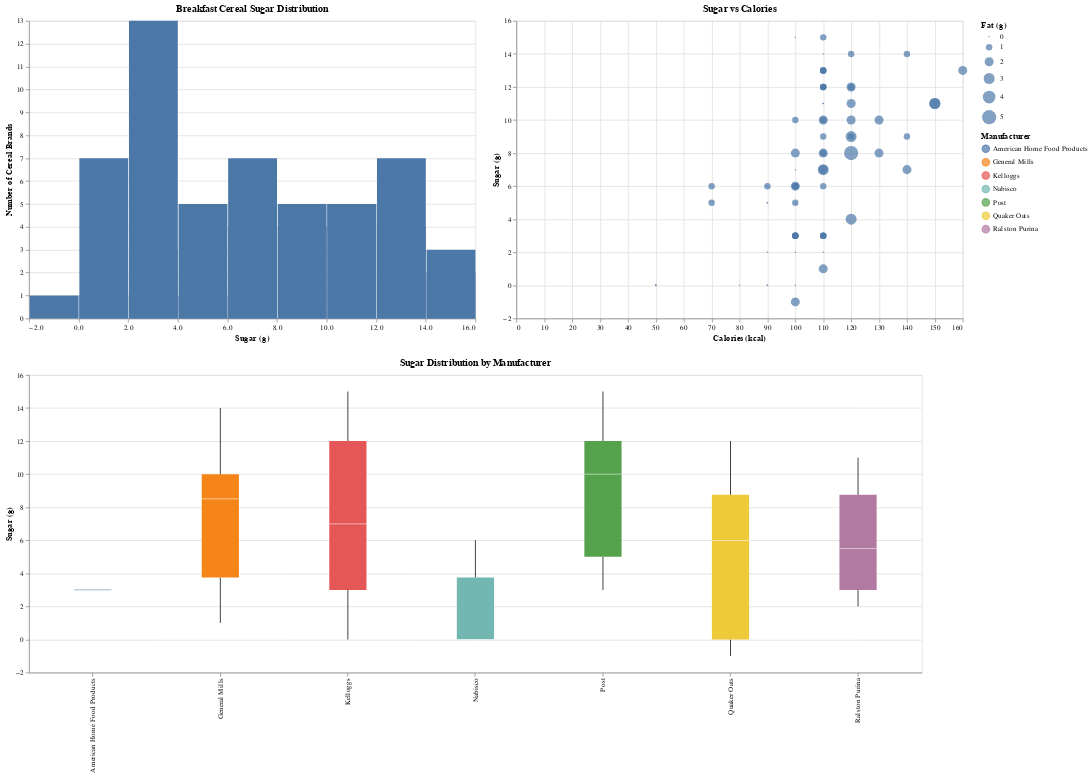

Here is the notebook cell this chart was saved with:
### Code cell
# By saving each of the above charts as variables, we can easily display them side by side,
# adjusting sizes as needed. 

(histo | scatter) & box.properties(width=1200)

### Figure 1 — Vega-Lite specification as saved in the notebook (floating-point values rounded to 4 significant figures)
{"config": {"view": {"continuousWidth": 300, "continuousHeight": 300}}, "vconcat": [{"hconcat": [{"mark": {"type": "bar"}, "encoding": {"tooltip": [{"field": "sugars", "type": "quantitative"}, {"aggregate": "count", "type": "quantitative"}], "x": {"bin": true, "field": "sugars", "title": "Sugar (g)", "type": "quantitative"}, "y": {"aggregate": "count", "title": "Number of Cereal Brands", "type": "quantitative"}}, "height": 400, "title": "Breakfast Cereal Sugar Distribution", "width": 600}, {"mark": {"type": "circle", "size": 100}, "encoding": {"size": {"field": "fat", "legend": {"title": "Fat (g)"}, "type": "quantitative"}, "tooltip": {"field": "name", "type": "nominal"}, "x": {"field": "calories", "title": "Calories (kcal)", "type": "quantitative"}, "y": {"field": "sugars", "title": "Sugar (g)", "type": "quantitative"}}, "height": 400, "title": "Sugar vs Calories", "width": 600}]}, {"mark": {"type": "boxplot", "size": 50}, "encoding": {"color": {"field": "mfr_name", "legend": {"title": "Manufacturer"}, "type": "nominal"}, "tooltip": {"field": "name", "type": "nominal"}, "x": {"field": "mfr_name", "title": null, "type": "nominal"}, "y": {"field": "sugars", "title": "Sugar (g)", "type": "quantitative"}}, "height": 400, "title": "Sugar Distribution by Manufacturer", "width": 1200}], "data": {"name": "data-d73329a25a6840b5ab921465387d611c"}, "$schema": "https://vega.github.io/schema/vega-lite/v5.16.3.json", "datasets": {"data-d73329a25a6840b5ab921465387d611c": [{"name": "100% Bran", "mfr": "N", "type": "C", "calories": 70, "protein": 4, "fat": 1, "sodium": 130, "fiber": 10.0, "carbo": 5.0, "sugars": 6, "potass": 280, "vitamins": 25, "shelf": 3, "weight": 1.0, "cups": 0.33, "rating": 68.4, "mfr_name": "Nabisco"}, {"name": "100% Natural Bran", "mfr": "Q", "type": "C", "calories": 120, "protein": 3, "fat": 5, "sodium": 15, "fiber": 2.0, "carbo": 8.0, "sugars": 8, "potass": 135, "vitamins": 0, "shelf": 3, "weight": 1.0, "cups": 1.0, "rating": 33.98, "mfr_name": "Quaker Oats"}, {"name": "All-Bran", "mfr": "K", "type": "C", "calories": 70, "protein": 4, "fat": 1, "sodium": 260, "fiber": 9.0, "carbo": 7.0, "sugars": 5, "potass": 320, "vitamins": 25, "shelf": 3, "weight": 1.0, "cups": 0.33, "rating": 59.43, "mfr_name": "Kelloggs"}, {"name": "All-Bran with Extra Fiber", "mfr": "K", "type": "C", "calories": 50, "protein": 4, "fat": 0, "sodium": 140, "fiber": 14.0, "carbo": 8.0, "sugars": 0, "potass": 330, "vitamins": 25, "shelf": 3, "weight": 1.0, "cups": 0.5, "rating": 93.7, "mfr_name": "Kelloggs"}, {"name": "Almond Delight", "mfr": "R", "type": "C", "calories": 110, "protein": 2, "fat": 2, "sodium": 200, "fiber": 1.0, "carbo": 14.0, "sugars": 8, "potass": -1, "vitamins": 25, "shelf": 3, "weight": 1.0, "cups": 0.75, "rating": 34.38, "mfr_name": "Ralston Purina"}, {"name": "Apple Cinnamon Cheerios", "mfr": "G", "type": "C", "calories": 110, "protein": 2, "fat": 2, "sodium": 180, "fiber": 1.5, "carbo": 10.5, "sugars": 10, "potass": 70, "vitamins": 25, "shelf": 1, "weight": 1.0, "cups": 0.75, "rating": 29.51, "mfr_name": "General Mills"}, {"name": "Apple Jacks", "mfr": "K", "type": "C", "calories": 110, "protein": 2, "fat": 0, "sodium": 125, "fiber": 1.0, "carbo": 11.0, "sugars": 14, "potass": 30, "vitamins": 25, "shelf": 2, "weight": 1.0, "cups": 1.0, "rating": 33.17, "mfr_name": "Kelloggs"}, {"name": "Basic 4", "mfr": "G", "type": "C", "calories": 130, "protein": 3, "fat": 2, "sodium": 210, "fiber": 2.0, "carbo": 18.0, "sugars": 8, "potass": 100, "vitamins": 25, "shelf": 3, "weight": 1.33, "cups": 0.75, "rating": 37.04, "mfr_name": "General Mills"}, {"name": "Bran Chex", "mfr": "R", "type": "C", "calories": 90, "protein": 2, "fat": 1, "sodium": 200, "fiber": 4.0, "carbo": 15.0, "sugars": 6, "potass": 125, "vitamins": 25, "shelf": 1, "weight": 1.0, "cups": 0.67, "rating": 49.12, "mfr_name": "Ralston Purina"}, {"name": "Bran Flakes", "mfr": "P", "type": "C", "calories": 90, "protein": 3, "fat": 0, "sodium": 210, "fiber": 5.0, "carbo": 13.0, "sugars": 5, "potass": 190, "vitamins": 25, "shelf": 3, "weight": 1.0, "cups": 0.67, "rating": 53.31, "mfr_name": "Post"}, {"name": "Cap'n'Crunch", "mfr": "Q", "type": "C", "calories": 120, "protein": 1, "fat": 2, "sodium": 220, "fiber": 0.0, "carbo": 12.0, "sugars": 12, "potass": 35, "vitamins": 25, "shelf": 2, "weight": 1.0, "cups": 0.75, "rating": 18.04, "mfr_name": "Quaker Oats"}, {"name": "Cheerios", "mfr": "G", "type": "C", "calories": 110, "protein": 6, "fat": 2, "sodium": 290, "fiber": 2.0, "carbo": 17.0, "sugars": 1, "potass": 105, "vitamins": 25, "shelf": 1, "weight": 1.0, "cups": 1.25, "rating": 50.76, "mfr_name": "General Mills"}, {"name": "Cinnamon Toast Crunch", "mfr": "G", "type": "C", "calories": 120, "protein": 1, "fat": 3, "sodium": 210, "fiber": 0.0, "carbo": 13.0, "sugars": 9, "potass": 45, "vitamins": 25, "shelf": 2, "weight": 1.0, "cups": 0.75, "rating": 19.82, "mfr_name": "General Mills"}, {"name": "Clusters", "mfr": "G", "type": "C", "calories": 110, "protein": 3, "fat": 2, "sodium": 140, "fiber": 2.0, "carbo": 13.0, "sugars": 7, "potass": 105, "vitamins": 25, "shelf": 3, "weight": 1.0, "cups": 0.5, "rating": 40.4, "mfr_name": "General Mills"}, {"name": "Cocoa Puffs", "mfr": "G", "type": "C", "calories": 110, "protein": 1, "fat": 1, "sodium": 180, "fiber": 0.0, "carbo": 12.0, "sugars": 13, "potass": 55, "vitamins": 25, "shelf": 2, "weight": 1.0, "cups": 1.0, "rating": 22.74, "mfr_name": "General Mills"}, {"name": "Corn Chex", "mfr": "R", "type": "C", "calories": 110, "protein": 2, "fat": 0, "sodium": 280, "fiber": 0.0, "carbo": 22.0, "sugars": 3, "potass": 25, "vitamins": 25, "shelf": 1, "weight": 1.0, "cups": 1.0, "rating": 41.45, "mfr_name": "Ralston Purina"}, {"name": "Corn Flakes", "mfr": "K", "type": "C", "calories": 100, "protein": 2, "fat": 0, "sodium": 290, "fiber": 1.0, "carbo": 21.0, "sugars": 2, "potass": 35, "vitamins": 25, "shelf": 1, "weight": 1.0, "cups": 1.0, "rating": 45.86, "mfr_name": "Kelloggs"}, {"name": "Corn Pops", "mfr": "K", "type": "C", "calories": 110, "protein": 1, "fat": 0, "sodium": 90, "fiber": 1.0, "carbo": 13.0, "sugars": 12, "potass": 20, "vitamins": 25, "shelf": 2, "weight": 1.0, "cups": 1.0, "rating": 35.78, "mfr_name": "Kelloggs"}, {"name": "Count Chocula", "mfr": "G", "type": "C", "calories": 110, "protein": 1, "fat": 1, "sodium": 180, "fiber": 0.0, "carbo": 12.0, "sugars": 13, "potass": 65, "vitamins": 25, "shelf": 2, "weight": 1.0, "cups": 1.0, "rating": 22.4, "mfr_name": "General Mills"}, {"name": "Cracklin' Oat Bran", "mfr": "K", "type": "C", "calories": 110, "protein": 3, "fat": 3, "sodium": 140, "fiber": 4.0, "carbo": 10.0, "sugars": 7, "potass": 160, "vitamins": 25, "shelf": 3, "weight": 1.0, "cups": 0.5, "rating": 40.45, "mfr_name": "Kelloggs"}, {"name": "Cream of Wheat (Quick)", "mfr": "N", "type": "H", "calories": 100, "protein": 3, "fat": 0, "sodium": 80, "fiber": 1.0, "carbo": 21.0, "sugars": 0, "potass": -1, "vitamins": 0, "shelf": 2, "weight": 1.0, "cups": 1.0, "rating": 64.53, "mfr_name": "Nabisco"}, {"name": "Crispix", "mfr": "K", "type": "C", "calories": 110, "protein": 2, "fat": 0, "sodium": 220, "fiber": 1.0, "carbo": 21.0, "sugars": 3, "potass": 30, "vitamins": 25, "shelf": 3, "weight": 1.0, "cups": 1.0, "rating": 46.9, "mfr_name": "Kelloggs"}, {"name": "Crispy Wheat & Raisins", "mfr": "G", "type": "C", "calories": 100, "protein": 2, "fat": 1, "sodium": 140, "fiber": 2.0, "carbo": 11.0, "sugars": 10, "potass": 120, "vitamins": 25, "shelf": 3, "weight": 1.0, "cups": 0.75, "rating": 36.18, "mfr_name": "General Mills"}, {"name": "Double Chex", "mfr": "R", "type": "C", "calories": 100, "protein": 2, "fat": 0, "sodium": 190, "fiber": 1.0, "carbo": 18.0, "sugars": 5, "potass": 80, "vitamins": 25, "shelf": 3, "weight": 1.0, "cups": 0.75, "rating": 44.33, "mfr_name": "Ralston Purina"}, {"name": "Froot Loops", "mfr": "K", "type": "C", "calories": 110, "protein": 2, "fat": 1, "sodium": 125, "fiber": 1.0, "carbo": 11.0, "sugars": 13, "potass": 30, "vitamins": 25, "shelf": 2, "weight": 1.0, "cups": 1.0, "rating": 32.21, "mfr_name": "Kelloggs"}, {"name": "Frosted Flakes", "mfr": "K", "type": "C", "calories": 110, "protein": 1, "fat": 0, "sodium": 200, "fiber": 1.0, "carbo": 14.0, "sugars": 11, "potass": 25, "vitamins": 25, "shelf": 1, "weight": 1.0, "cups": 0.75, "rating": 31.44, "mfr_name": "Kelloggs"}, {"name": "Frosted Mini-Wheats", "mfr": "K", "type": "C", "calories": 100, "protein": 3, "fat": 0, "sodium": 0, "fiber": 3.0, "carbo": 14.0, "sugars": 7, "potass": 100, "vitamins": 25, "shelf": 2, "weight": 1.0, "cups": 0.8, "rating": 58.35, "mfr_name": "Kelloggs"}, {"name": "Fruit & Fibre Dates; Walnuts; and Oats", "mfr": "P", "type": "C", "calories": 120, "protein": 3, "fat": 2, "sodium": 160, "fiber": 5.0, "carbo": 12.0, "sugars": 10, "potass": 200, "vitamins": 25, "shelf": 3, "weight": 1.25, "cups": 0.67, "rating": 40.92, "mfr_name": "Post"}, {"name": "Fruitful Bran", "mfr": "K", "type": "C", "calories": 120, "protein": 3, "fat": 0, "sodium": 240, "fiber": 5.0, "carbo": 14.0, "sugars": 12, "potass": 190, "vitamins": 25, "shelf": 3, "weight": 1.33, "cups": 0.67, "rating": 41.02, "mfr_name": "Kelloggs"}, {"name": "Fruity Pebbles", "mfr": "P", "type": "C", "calories": 110, "protein": 1, "fat": 1, "sodium": 135, "fiber": 0.0, "carbo": 13.0, "sugars": 12, "potass": 25, "vitamins": 25, "shelf": 2, "weight": 1.0, "cups": 0.75, "rating": 28.03, "mfr_name": "Post"}, {"name": "Golden Crisp", "mfr": "P", "type": "C", "calories": 100, "protein": 2, "fat": 0, "sodium": 45, "fiber": 0.0, "carbo": 11.0, "sugars": 15, "potass": 40, "vitamins": 25, "shelf": 1, "weight": 1.0, "cups": 0.88, "rating": 35.25, "mfr_name": "Post"}, {"name": "Golden Grahams", "mfr": "G", "type": "C", "calories": 110, "protein": 1, "fat": 1, "sodium": 280, "fiber": 0.0, "carbo": 15.0, "sugars": 9, "potass": 45, "vitamins": 25, "shelf": 2, "weight": 1.0, "cups": 0.75, "rating": 23.8, "mfr_name": "General Mills"}, {"name": "Grape Nuts Flakes", "mfr": "P", "type": "C", "calories": 100, "protein": 3, "fat": 1, "sodium": 140, "fiber": 3.0, "carbo": 15.0, "sugars": 5, "potass": 85, "vitamins": 25, "shelf": 3, "weight": 1.0, "cups": 0.88, "rating": 52.08, "mfr_name": "Post"}, {"name": "Grape-Nuts", "mfr": "P", "type": "C", "calories": 110, "protein": 3, "fat": 0, "sodium": 170, "fiber": 3.0, "carbo": 17.0, "sugars": 3, "potass": 90, "vitamins": 25, "shelf": 3, "weight": 1.0, "cups": 0.25, "rating": 53.37, "mfr_name": "Post"}, {"name": "Great Grains Pecan", "mfr": "P", "type": "C", "calories": 120, "protein": 3, "fat": 3, "sodium": 75, "fiber": 3.0, "carbo": 13.0, "sugars": 4, "potass": 100, "vitamins": 25, "shelf": 3, "weight": 1.0, "cups": 0.33, "rating": 45.81, "mfr_name": "Post"}, {"name": "Honey Graham Ohs", "mfr": "Q", "type": "C", "calories": 120, "protein": 1, "fat": 2, "sodium": 220, "fiber": 1.0, "carbo": 12.0, "sugars": 11, "potass": 45, "vitamins": 25, "shelf": 2, "weight": 1.0, "cups": 1.0, "rating": 21.87, "mfr_name": "Quaker Oats"}, {"name": "Honey Nut Cheerios", "mfr": "G", "type": "C", "calories": 110, "protein": 3, "fat": 1, "sodium": 250, "fiber": 1.5, "carbo": 11.5, "sugars": 10, "potass": 90, "vitamins": 25, "shelf": 1, "weight": 1.0, "cups": 0.75, "rating": 31.07, "mfr_name": "General Mills"}, {"name": "Honey-comb", "mfr": "P", "type": "C", "calories": 110, "protein": 1, "fat": 0, "sodium": 180, "fiber": 0.0, "carbo": 14.0, "sugars": 11, "potass": 35, "vitamins": 25, "shelf": 1, "weight": 1.0, "cups": 1.33, "rating": 28.74, "mfr_name": "Post"}, {"name": "Just Right Crunchy  Nuggets", "mfr": "K", "type": "C", "calories": 110, "protein": 2, "fat": 1, "sodium": 170, "fiber": 1.0, "carbo": 17.0, "sugars": 6, "potass": 60, "vitamins": 100, "shelf": 3, "weight": 1.0, "cups": 1.0, "rating": 36.52, "mfr_name": "Kelloggs"}, {"name": "Just Right Fruit & Nut", "mfr": "K", "type": "C", "calories": 140, "protein": 3, "fat": 1, "sodium": 170, "fiber": 2.0, "carbo": 20.0, "sugars": 9, "potass": 95, "vitamins": 100, "shelf": 3, "weight": 1.3, "cups": 0.75, "rating": 36.47, "mfr_name": "Kelloggs"}, {"name": "Kix", "mfr": "G", "type": "C", "calories": 110, "protein": 2, "fat": 1, "sodium": 260, "fiber": 0.0, "carbo": 21.0, "sugars": 3, "potass": 40, "vitamins": 25, "shelf": 2, "weight": 1.0, "cups": 1.5, "rating": 39.24, "mfr_name": "General Mills"}, {"name": "Life", "mfr": "Q", "type": "C", "calories": 100, "protein": 4, "fat": 2, "sodium": 150, "fiber": 2.0, "carbo": 12.0, "sugars": 6, "potass": 95, "vitamins": 25, "shelf": 2, "weight": 1.0, "cups": 0.67, "rating": 45.33, "mfr_name": "Quaker Oats"}, {"name": "Lucky Charms", "mfr": "G", "type": "C", "calories": 110, "protein": 2, "fat": 1, "sodium": 180, "fiber": 0.0, "carbo": 12.0, "sugars": 12, "potass": 55, "vitamins": 25, "shelf": 2, "weight": 1.0, "cups": 1.0, "rating": 26.73, "mfr_name": "General Mills"}, {"name": "Maypo", "mfr": "A", "type": "H", "calories": 100, "protein": 4, "fat": 1, "sodium": 0, "fiber": 0.0, "carbo": 16.0, "sugars": 3, "potass": 95, "vitamins": 25, "shelf": 2, "weight": 1.0, "cups": 1.0, "rating": 54.85, "mfr_name": "American Home Food Products"}, {"name": "Muesli Raisins; Dates; & Almonds", "mfr": "R", "type": "C", "calories": 150, "protein": 4, "fat": 3, "sodium": 95, "fiber": 3.0, "carbo": 16.0, "sugars": 11, "potass": 170, "vitamins": 25, "shelf": 3, "weight": 1.0, "cups": 1.0, "rating": 37.14, "mfr_name": "Ralston Purina"}, {"name": "Muesli Raisins; Peaches; & Pecans", "mfr": "R", "type": "C", "calories": 150, "protein": 4, "fat": 3, "sodium": 150, "fiber": 3.0, "carbo": 16.0, "sugars": 11, "potass": 170, "vitamins": 25, "shelf": 3, "weight": 1.0, "cups": 1.0, "rating": 34.14, "mfr_name": "Ralston Purina"}, {"name": "Mueslix Crispy Blend", "mfr": "K", "type": "C", "calories": 160, "protein": 3, "fat": 2, "sodium": 150, "fiber": 3.0, "carbo": 17.0, "sugars": 13, "potass": 160, "vitamins": 25, "shelf": 3, "weight": 1.5, "cups": 0.67, "rating": 30.31, "mfr_name": "Kelloggs"}, {"name": "Multi-Grain Cheerios", "mfr": "G", "type": "C", "calories": 100, "protein": 2, "fat": 1, "sodium": 220, "fiber": 2.0, "carbo": 15.0, "sugars": 6, "potass": 90, "vitamins": 25, "shelf": 1, "weight": 1.0, "cups": 1.0, "rating": 40.11, "mfr_name": "General Mills"}, {"name": "Nut&Honey Crunch", "mfr": "K", "type": "C", "calories": 120, "protein": 2, "fat": 1, "sodium": 190, "fiber": 0.0, "carbo": 15.0, "sugars": 9, "potass": 40, "vitamins": 25, "shelf": 2, "weight": 1.0, "cups": 0.67, "rating": 29.92, "mfr_name": "Kelloggs"}, {"name": "Nutri-Grain Almond-Raisin", "mfr": "K", "type": "C", "calories": 140, "protein": 3, "fat": 2, "sodium": 220, "fiber": 3.0, "carbo": 21.0, "sugars": 7, "potass": 130, "vitamins": 25, "shelf": 3, "weight": 1.33, "cups": 0.67, "rating": 40.69, "mfr_name": "Kelloggs"}, {"name": "Nutri-grain Wheat", "mfr": "K", "type": "C", "calories": 90, "protein": 3, "fat": 0, "sodium": 170, "fiber": 3.0, "carbo": 18.0, "sugars": 2, "potass": 90, "vitamins": 25, "shelf": 3, "weight": 1.0, "cups": 1.0, "rating": 59.64, "mfr_name": "Kelloggs"}, {"name": "Oatmeal Raisin Crisp", "mfr": "G", "type": "C", "calories": 130, "protein": 3, "fat": 2, "sodium": 170, "fiber": 1.5, "carbo": 13.5, "sugars": 10, "potass": 120, "vitamins": 25, "shelf": 3, "weight": 1.25, "cups": 0.5, "rating": 30.45, "mfr_name": "General Mills"}, {"name": "Post Nat. Raisin Bran", "mfr": "P", "type": "C", "calories": 120, "protein": 3, "fat": 1, "sodium": 200, "fiber": 6.0, "carbo": 11.0, "sugars": 14, "potass": 260, "vitamins": 25, "shelf": 3, "weight": 1.33, "cups": 0.67, "rating": 37.84, "mfr_name": "Post"}, {"name": "Product 19", "mfr": "K", "type": "C", "calories": 100, "protein": 3, "fat": 0, "sodium": 320, "fiber": 1.0, "carbo": 20.0, "sugars": 3, "potass": 45, "vitamins": 100, "shelf": 3, "weight": 1.0, "cups": 1.0, "rating": 41.5, "mfr_name": "Kelloggs"}, {"name": "Puffed Rice", "mfr": "Q", "type": "C", "calories": 50, "protein": 1, "fat": 0, "sodium": 0, "fiber": 0.0, "carbo": 13.0, "sugars": 0, "potass": 15, "vitamins": 0, "shelf": 3, "weight": 0.5, "cups": 1.0, "rating": 60.76, "mfr_name": "Quaker Oats"}, {"name": "Puffed Wheat", "mfr": "Q", "type": "C", "calories": 50, "protein": 2, "fat": 0, "sodium": 0, "fiber": 1.0, "carbo": 10.0, "sugars": 0, "potass": 50, "vitamins": 0, "shelf": 3, "weight": 0.5, "cups": 1.0, "rating": 63.01, "mfr_name": "Quaker Oats"}, {"name": "Quaker Oat Squares", "mfr": "Q", "type": "C", "calories": 100, "protein": 4, "fat": 1, "sodium": 135, "fiber": 2.0, "carbo": 14.0, "sugars": 6, "potass": 110, "vitamins": 25, "shelf": 3, "weight": 1.0, "cups": 0.5, "rating": 49.51, "mfr_name": "Quaker Oats"}, {"name": "Quaker Oatmeal", "mfr": "Q", "type": "H", "calories": 100, "protein": 5, "fat": 2, "sodium": 0, "fiber": 2.7, "carbo": -1.0, "sugars": -1, "potass": 110, "vitamins": 0, "shelf": 1, "weight": 1.0, "cups": 0.67, "rating": 50.83, "mfr_name": "Quaker Oats"}, {"name": "Raisin Bran", "mfr": "K", "type": "C", "calories": 120, "protein": 3, "fat": 1, "sodium": 210, "fiber": 5.0, "carbo": 14.0, "sugars": 12, "potass": 240, "vitamins": 25, "shelf": 2, "weight": 1.33, "cups": 0.75, "rating": 39.26, "mfr_name": "Kelloggs"}, {"name": "Raisin Nut Bran", "mfr": "G", "type": "C", "calories": 100, "protein": 3, "fat": 2, "sodium": 140, "fiber": 2.5, "carbo": 10.5, "sugars": 8, "potass": 140, "vitamins": 25, "shelf": 3, "weight": 1.0, "cups": 0.5, "rating": 39.7, "mfr_name": "General Mills"}, {"name": "Raisin Squares", "mfr": "K", "type": "C", "calories": 90, "protein": 2, "fat": 0, "sodium": 0, "fiber": 2.0, "carbo": 15.0, "sugars": 6, "potass": 110, "vitamins": 25, "shelf": 3, "weight": 1.0, "cups": 0.5, "rating": 55.33, "mfr_name": "Kelloggs"}, {"name": "Rice Chex", "mfr": "R", "type": "C", "calories": 110, "protein": 1, "fat": 0, "sodium": 240, "fiber": 0.0, "carbo": 23.0, "sugars": 2, "potass": 30, "vitamins": 25, "shelf": 1, "weight": 1.0, "cups": 1.13, "rating": 42.0, "mfr_name": "Ralston Purina"}, {"name": "Rice Krispies", "mfr": "K", "type": "C", "calories": 110, "protein": 2, "fat": 0, "sodium": 290, "fiber": 0.0, "carbo": 22.0, "sugars": 3, "potass": 35, "vitamins": 25, "shelf": 1, "weight": 1.0, "cups": 1.0, "rating": 40.56, "mfr_name": "Kelloggs"}, {"name": "Shredded Wheat", "mfr": "N", "type": "C", "calories": 80, "protein": 2, "fat": 0, "sodium": 0, "fiber": 3.0, "carbo": 16.0, "sugars": 0, "potass": 95, "vitamins": 0, "shelf": 1, "weight": 0.83, "cups": 1.0, "rating": 68.24, "mfr_name": "Nabisco"}, {"name": "Shredded Wheat 'n'Bran", "mfr": "N", "type": "C", "calories": 90, "protein": 3, "fat": 0, "sodium": 0, "fiber": 4.0, "carbo": 19.0, "sugars": 0, "potass": 140, "vitamins": 0, "shelf": 1, "weight": 1.0, "cups": 0.67, "rating": 74.47, "mfr_name": "Nabisco"}, {"name": "Shredded Wheat spoon size", "mfr": "N", "type": "C", "calories": 90, "protein": 3, "fat": 0, "sodium": 0, "fiber": 3.0, "carbo": 20.0, "sugars": 0, "potass": 120, "vitamins": 0, "shelf": 1, "weight": 1.0, "cups": 0.67, "rating": 72.8, "mfr_name": "Nabisco"}, {"name": "Smacks", "mfr": "K", "type": "C", "calories": 110, "protein": 2, "fat": 1, "sodium": 70, "fiber": 1.0, "carbo": 9.0, "sugars": 15, "potass": 40, "vitamins": 25, "shelf": 2, "weight": 1.0, "cups": 0.75, "rating": 31.23, "mfr_name": "Kelloggs"}, {"name": "Special K", "mfr": "K", "type": "C", "calories": 110, "protein": 6, "fat": 0, "sodium": 230, "fiber": 1.0, "carbo": 16.0, "sugars": 3, "potass": 55, "vitamins": 25, "shelf": 1, "weight": 1.0, "cups": 1.0, "rating": 53.13, "mfr_name": "Kelloggs"}, {"name": "Strawberry Fruit Wheats", "mfr": "N", "type": "C", "calories": 90, "protein": 2, "fat": 0, "sodium": 15, "fiber": 3.0, "carbo": 15.0, "sugars": 5, "potass": 90, "vitamins": 25, "shelf": 2, "weight": 1.0, "cups": 1.0, "rating": 59.36, "mfr_name": "Nabisco"}, {"name": "Total Corn Flakes", "mfr": "G", "type": "C", "calories": 110, "protein": 2, "fat": 1, "sodium": 200, "fiber": 0.0, "carbo": 21.0, "sugars": 3, "potass": 35, "vitamins": 100, "shelf": 3, "weight": 1.0, "cups": 1.0, "rating": 38.84, "mfr_name": "General Mills"}, {"name": "Total Raisin Bran", "mfr": "G", "type": "C", "calories": 140, "protein": 3, "fat": 1, "sodium": 190, "fiber": 4.0, "carbo": 15.0, "sugars": 14, "potass": 230, "vitamins": 100, "shelf": 3, "weight": 1.5, "cups": 1.0, "rating": 28.59, "mfr_name": "General Mills"}, {"name": "Total Whole Grain", "mfr": "G", "type": "C", "calories": 100, "protein": 3, "fat": 1, "sodium": 200, "fiber": 3.0, "carbo": 16.0, "sugars": 3, "potass": 110, "vitamins": 100, "shelf": 3, "weight": 1.0, "cups": 1.0, "rating": 46.66, "mfr_name": "General Mills"}, {"name": "Triples", "mfr": "G", "type": "C", "calories": 110, "protein": 2, "fat": 1, "sodium": 250, "fiber": 0.0, "carbo": 21.0, "sugars": 3, "potass": 60, "vitamins": 25, "shelf": 3, "weight": 1.0, "cups": 0.75, "rating": 39.11, "mfr_name": "General Mills"}, {"name": "Trix", "mfr": "G", "type": "C", "calories": 110, "protein": 1, "fat": 1, "sodium": 140, "fiber": 0.0, "carbo": 13.0, "sugars": 12, "potass": 25, "vitamins": 25, "shelf": 2, "weight": 1.0, "cups": 1.0, "rating": 27.75, "mfr_name": "General Mills"}, {"name": "Wheat Chex", "mfr": "R", "type": "C", "calories": 100, "protein": 3, "fat": 1, "sodium": 230, "fiber": 3.0, "carbo": 17.0, "sugars": 3, "potass": 115, "vitamins": 25, "shelf": 1, "weight": 1.0, "cups": 0.67, "rating": 49.79, "mfr_name": "Ralston Purina"}, {"name": "Wheaties", "mfr": "G", "type": "C", "calories": 100, "protein": 3, "fat": 1, "sodium": 200, "fiber": 3.0, "carbo": 17.0, "sugars": 3, "potass": 110, "vitamins": 25, "shelf": 1, "weight": 1.0, "cups": 1.0, "rating": 51.59, "mfr_name": "General Mills"}, {"name": "Wheaties Honey Gold", "mfr": "G", "type": "C", "calories": 110, "protein": 2, "fat": 1, "sodium": 200, "fiber": 1.0, "carbo": 16.0, "sugars": 8, "potass": 60, "vitamins": 25, "shelf": 1, "weight": 1.0, "cups": 0.75, "rating": 36.19, "mfr_name": "General Mills"}]}}
